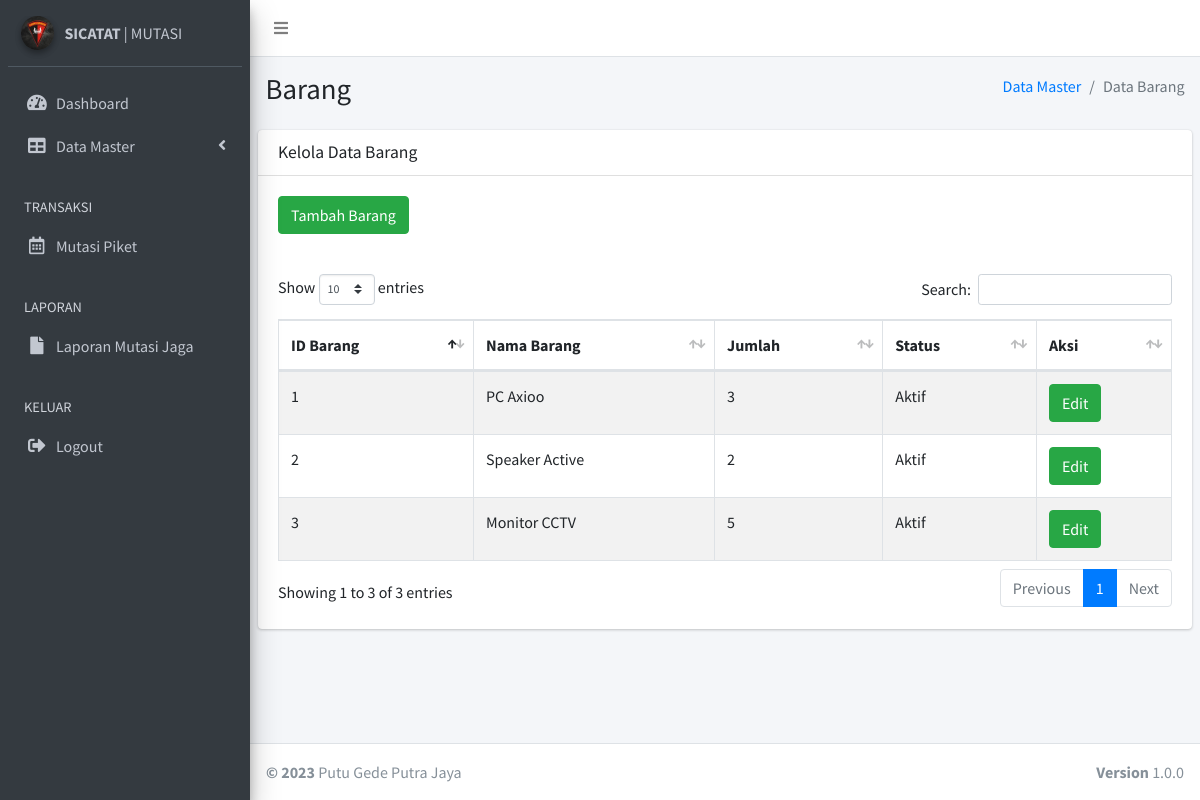
The app's page /barang.php (signed in) with its own data.
### tables this page shows
CREATE TABLE `tb_barang` (
  `id_barang` int(11) NOT NULL,
  `nama_barang` varchar(1024) DEFAULT NULL,
  `jml_barang` varchar(1024) DEFAULT NULL,
  `status_brg` smallint(6) DEFAULT NULL
);

### barang.php (the view, shortened to what this page needs)
<?php
    include "koneksi.php";
      $level = $_SESSION['level'];
?>
<!DOCTYPE html>
<html>
<head>
  <link rel="stylesheet" href="plugins/fontawesome-free/css/all.min.css">
  <link rel="stylesheet" href="https://code.ionicframework.com/ionicons/2.0.1/css/ionicons.min.css">
  <link rel="stylesheet" href="plugins/datatables-bs4/css/dataTables.bootstrap4.css">
  <link rel="stylesheet" href="dist/css/adminlte.min.css">
</head>
<body class="hold-transition sidebar-mini">
<div class="wrapper">
  <nav class="main-header navbar navbar-expand navbar-white navbar-light">
    <ul class="navbar-nav">
      <li class="nav-item">
        <a class="nav-link" data-widget="pushmenu" href="#"><i class="fas fa-bars"></i></a>
      </li>
    </ul>
  </nav>
  <aside class="main-sidebar sidebar-dark-primary elevation-4">
    <div class="sidebar">
      <div class="user-panel mt-3 pb-3 mb-3 d-flex">
        <div class="image">
          <img src="dist/img/korps.jpeg" class="img-circle elevation-2" alt="User Image">
        </div>
        <div class="info">
        <a href="#" class="d-block"><strong>SICATAT</strong> | MUTASI</a>
        </div>
      </div>
       <nav class="mt-2">
        <ul class="nav nav-pills nav-sidebar flex-column" data-widget="treeview" role="menu" data-accordion="false">
          <li class="nav-item">
            <a href="dashboard.php" class="nav-link">
              <i class="nav-icon fas fa-tachometer-alt"></i>
              <p>
                Dashboard
              </p>
            </a>
          </li>
          <?php
          if ($level == "admin") {
            ?>
           <li class="nav-item has-treeview">
            <a href="#" class="nav-link">
              <i class="nav-icon fas fa-table"></i>
              <p>
                Data Master
                <i class="fas fa-angle-left right"></i>
              </p>
            </a>
          </li>
          <li class="nav-header">TRANSAKSI</li>
          <li class="nav-item">
            <a href="trx_mutasijaga.php" class="nav-link">
              <i class="nav-icon far fa-calendar-alt"></i>
              <p>
                Mutasi Piket
              </p>
            </a>
          </li>
              <?php
            }
            ?>
          <li class="nav-header">LAPORAN</li>
          <li class="nav-item">
            <a href="laporan.php" class="nav-link">
              <i class="nav-icon fas fa-file"></i>
              <p>Laporan Mutasi Jaga</p>
            </a>
          </li>
          <li class="nav-header">KELUAR</li>
          <li class="nav-item">
            <a href="./action/logout.php" class="nav-link">
              <i class="nav-icon fas fa-sign-out-alt"></i>
              <p>Logout</p>
            </a>
          </li>
        </ul>
      </nav>
    </div>
  </aside>
  <div class="content-wrapper">
    <section class="content-header">
      <div class="container-fluid">
        <div class="row mb-2">
          <div class="col-sm-6">
            <h1>Barang</h1>
          </div>
          <div class="col-sm-6">
            <ol class="breadcrumb float-sm-right">
              <li class="breadcrumb-item"><a href="#">Data Master</a></li>
              <li class="breadcrumb-item active">Data Barang</li>
            </ol>
          </div>
        </div>
      </div>
    </section>
    <section class="content">
      <div class="row">
        <div class="col-12">
          <div class="card">
            <div class="card-header">
              <h3 class="card-title">Kelola Data Barang</h3>
            </div>
            <div class="card-body">
              <div class="button-table">
                <a href="#" type="button" class="btn btn-success btn-md" data-toggle="modal" data-target="#myModal">Tambah Barang</a>
              </div>
            </div>
            <div class="card-body">
              <table id="example1" class="table table-bordered table-striped">
                <thead>
                <tr>
                  <th>ID Barang</th>
                  <th>Nama Barang</th>
                  <th>Jumlah</th>
                  <th>Status</th>
                  <th>Aksi</th>
                </tr>
                </thead>
                <tbody>
          <?php
          $query = mysqli_query($conn,"SELECT * FROM tb_barang");
          while ($data = mysqli_fetch_assoc($query))
          {
          ?>
            <tr>
              <td><?php echo $data['id_barang']; ?></td>
              <td><?php echo $data['nama_barang']; ?></td>
              <td><?php echo $data['jml_barang']; ?></td>
                <?php
                  if ($data['status_brg']==1){
                    echo "<td>Aktif</td>";
                  }else{
                    echo "<td>Tidak Aktif</td>";
                  }
                ?>
              <td>
                <a href="#" type="button" class="btn btn-success btn-md" data-toggle="modal" data-target="#myModal<?php echo $data['id_barang']; ?>">Edit</a>
              </td>
            </tr>
          <?php
          }
          ?>
        </tbody>
              </table>
            </div>
          </div>
        </div>
      </div>
    </section>
  </div>
  <footer class="main-footer">
    <div class="float-right d-none d-sm-block">
      <b>Version</b> 1.0.0
    </div>
    <strong>&copy; 2023</strong> Putu Gede Putra Jaya
  </footer>
</div>
</body>
</html>

### records on screen
tb_barang: id_barang "1", nama_barang "PC Axioo", jml_barang "3", status_brg "Aktif"
tb_barang: id_barang "2", nama_barang "Speaker Active", jml_barang "2", status_brg "Aktif"
tb_barang: id_barang "3", nama_barang "Monitor CCTV", jml_barang "5", status_brg "Aktif"
